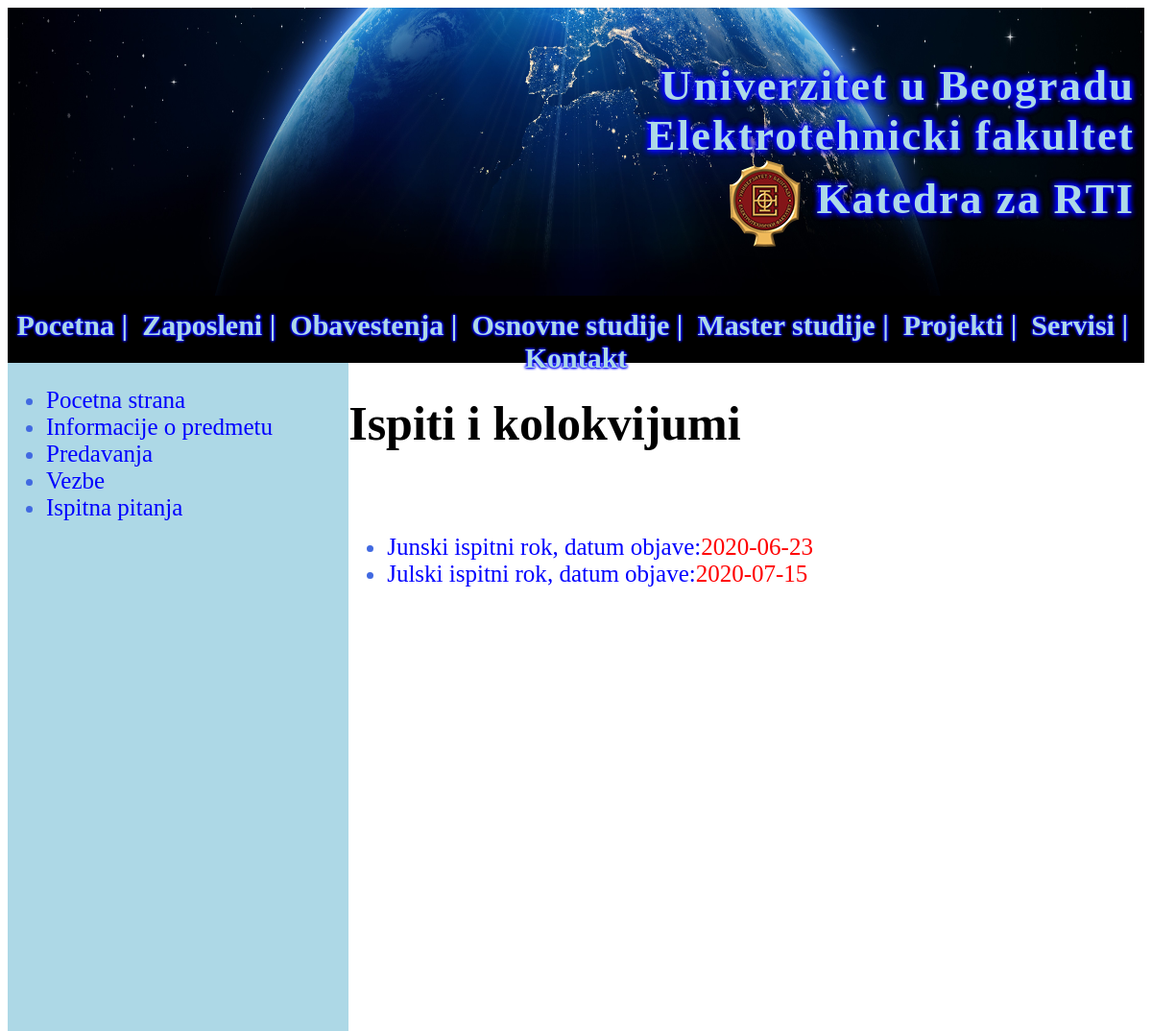
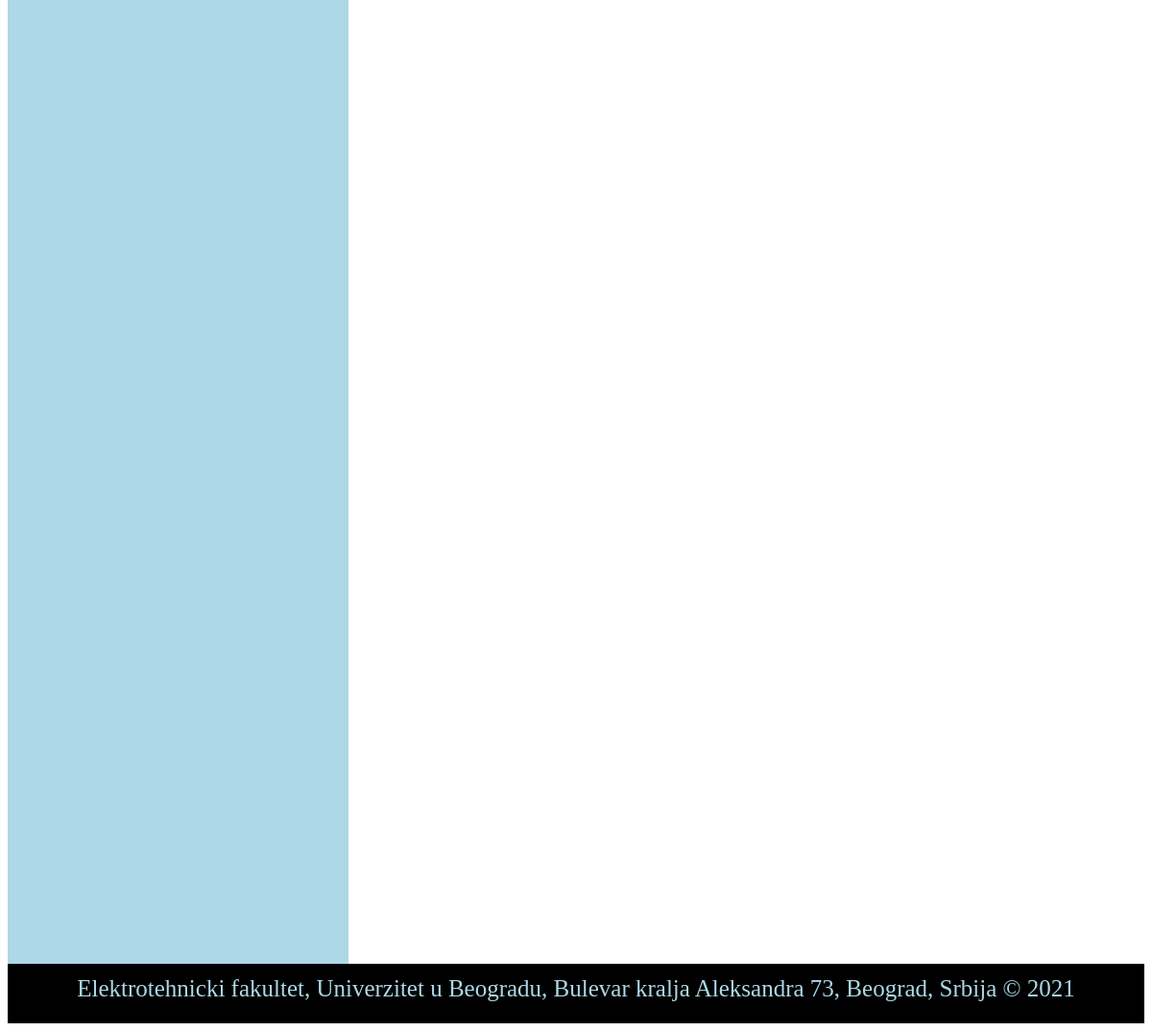
Screenshot of /predmet_ispiti.php?sifra=13E111ORT with the database file from the repository (2 pictures, top to bottom).
### tables this page shows
CREATE TABLE IF NOT EXISTS `materijal` (
  `id_materijal` int(11) NOT NULL AUTO_INCREMENT,
  `naslov` varchar(100) NOT NULL,
  `fajl_putanja` varchar(150) NOT NULL,
  `sifra_predmet` varchar(15) NOT NULL,
  `tip_materijala` varchar(32) NOT NULL,
  `id_nastavnik` varchar(32) NOT NULL,
  `datum_objave` date NOT NULL,
  `vidljiv` tinyint(4) NOT NULL COMMENT '1-Vidljiv 0-Nevidljiv',
  `tip_fajla` varchar(10) NOT NULL,
  `velicina` varchar(15) NOT NULL,
  `sortiranje` varchar(32) NOT NULL,
  PRIMARY KEY (`id_materijal`),
  KEY `materijali` (`tip_materijala`),
  KEY `nastavnik1` (`id_nastavnik`),
  KEY `sifrapredmet` (`sifra_predmet`)
);

### predmet_ispiti.php (the view, shortened to what this page needs)
<!DOCTYPE html>
<html>
    <head>
        <link rel="stylesheet" type="text/css" href="stilovi.css"/>
    </head>
    <body>
        <?php
        require('divheader.php');
        ?>
        <?php
        require('divmenu.php');
        ?>
        <div id="sadrzaj">
            <?php
            require('divpredmetlevopredmet.php');
            ?>
            <div id="predmetdesno" style="text-align: left;">
            <h1><b>Ispiti i kolokvijumi</b></h1>
            <br/>
            <?php
            require('konekcija.php');
            $result= mysqli_query($con,"select * from materijal where sifra_predmet='".$_GET['sifra']."' and tip_materijala='Ispitna pitanja' and vidljiv=1");
            if(mysqli_num_rows($result)>0){
                $result1= mysqli_query($con, "select DISTINCT sortiranje from materijal where sifra_predmet='".$_GET['sifra']."' and tip_materijala='Ispitna pitanja' and vidljiv=1");
                $row1= mysqli_fetch_assoc($result1);
                if($row1['sortiranje']=='naziv_opadajuce'){
                    $result= mysqli_query($con,"select * from materijal where sifra_predmet='".$_GET['sifra']."' and tip_materijala='Ispitna pitanja' and vidljiv=1 ORDER BY naslov DESC");
                }elseif($row1['sortiranje']=='naziv_rastuce'){
                    $result= mysqli_query($con,"select * from materijal where sifra_predmet='".$_GET['sifra']."' and tip_materijala='Ispitna pitanja' and vidljiv=1 ORDER BY naslov ASC");
                }elseif($row1['sortiranje']=='datum_opadajuce'){
                    $result= mysqli_query($con,"select * from materijal where sifra_predmet='".$_GET['sifra']."' and tip_materijala='Ispitna pitanja' and vidljiv=1 ORDER BY datum_objave DESC");
                }elseif($row1['sortiranje']=='datum_rastuce'){
                    $result= mysqli_query($con,"select * from materijal where sifra_predmet='".$_GET['sifra']."' and tip_materijala='Ispitna pitanja' and vidljiv=1 ORDER BY datum_objave ASC");
                }else{
                    $result= mysqli_query($con,"select * from materijal where sifra_predmet='".$_GET['sifra']."' and tip_materijala='Ispitna pitanja' and vidljiv=1");
                }
                ?>
            <ul type="disc" style="text-align: left;">
                <?php
                while($row= mysqli_fetch_assoc($result)){
                    ?>
                <li>
                    <a href="<?php echo $row['fajl_putanja'] ?>" target="blank">
                        <?php echo $row['naslov'].", datum objave:<span style='color:red'>".$row['datum_objave']."</span><br/>"; ?>
                    </a>
                </li>
                    <?php
                }
                ?>
            </ul>
                <?php
            }else{
                echo"<span style='color:red'>Nema ispitnih pitanja za ovaj predmet!</span>";
            }
            ?>
            </div>
        </div>
        <?php
        require('divfooter.php');
        ?>
    </body>
</html>

### stilovi.css (style rules this page uses)
#sadrzaj { height:1700px; margin-top: 0; padding-top: 0; font-family: serif; font-size: 25px; text-align: center; }
#sadrzaj a:link { text-decoration: none; color:blue; }
#predmetdesno { width:70%; float:left; height:100%; }
#sadrzaj ul li { color: royalblue; list-style-type: disc; text-align: left; }

### rows the page displays
materijal: naslov "Junski ispitni rok", datum_objave "2020-06-23"
materijal: naslov "Julski ispitni rok", datum_objave "2020-07-15"
